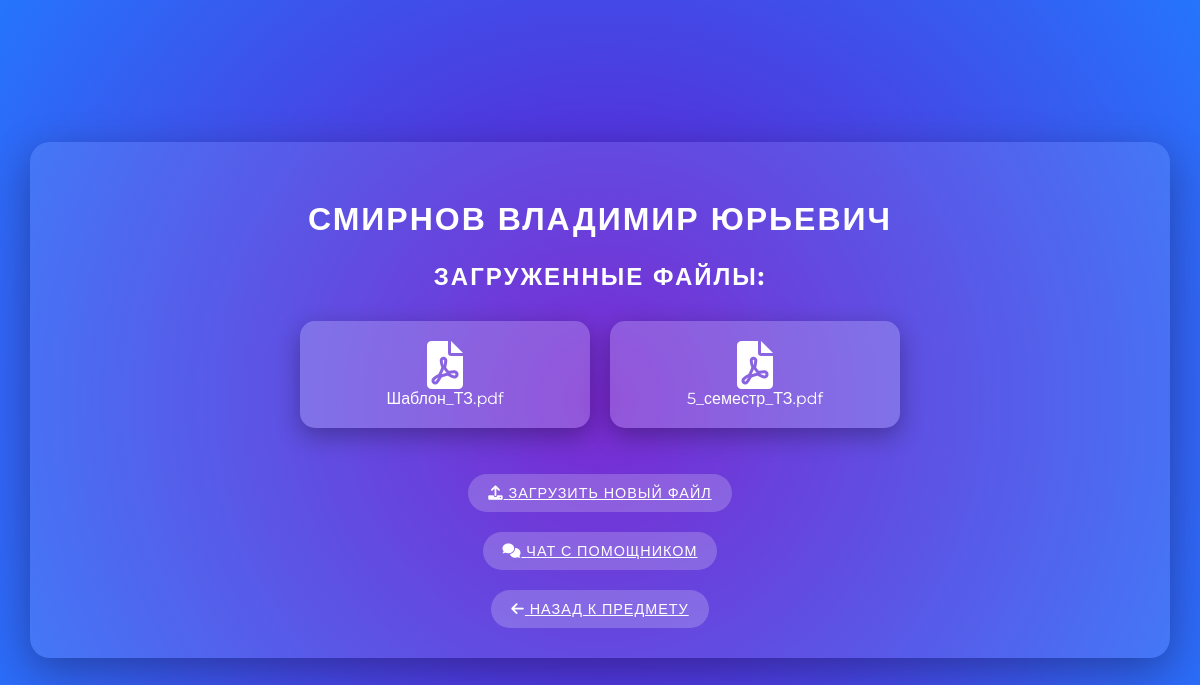
Screenshot of /teacher/1/ (signed in) with the database file from the repository.
### coursework/models.py (models this page shows, shortened)
class Teacher(models.Model):
    name = models.CharField(max_length=200)
    subject = models.ForeignKey(Subject, on_delete=models.CASCADE, related_name='teachers')
    class Meta:
        verbose_name = "Преподаватель"
        verbose_name_plural = "Преподаватели"
        ordering = ['name']

class PDFFile(models.Model):
    file = models.FileField(upload_to='pdfs/')
    uploaded_at = models.DateTimeField(auto_now_add=True)
    teacher = models.ForeignKey(Teacher, on_delete=models.CASCADE, related_name='pdf_files')
    custom_name = models.CharField(max_length=200, blank=True)
    uploaded_by = models.ForeignKey(User, on_delete=models.CASCADE, related_name='pdf_files', null=True, blank=True)
    class Meta:
        verbose_name = "PDF файл"
        verbose_name_plural = "PDF файлы"
        ordering = ['-uploaded_at']
        permissions = [
            ('can_upload_pdf', 'Разрешение на загрузку PDF файлов'),
        ]

### coursework/views.py (the view)
# urls.py: path('teacher/<int:teacher_id>/', views.teacher_detail, name='teacher_detail'),
@login_required
def teacher_detail(request, teacher_id):
    teacher = get_object_or_404(Teacher, id=teacher_id)
    pdf_files = PDFFile.objects.filter(teacher=teacher)
    return render(request, 'teacher_detail.html', {'teacher': teacher, 'pdf_files': pdf_files})

### coursework/templates/teacher_detail.html (shortened to what this page needs)
<!DOCTYPE html>
<html lang="en">
<head>
    <link rel="stylesheet" href="https://cdnjs.cloudflare.com/ajax/libs/font-awesome/6.0.0-beta3/css/all.min.css">
</head>
<body>
    <div class="container">
        <h2>{{ teacher.name }}</h2>
        <h3>Загруженные файлы:</h3>
        <ul>
            {% for file in pdf_files %}
                <li>
                    <a href="{{ file.file.url }}">
                        <i class="fas fa-file-pdf" style="font-size: 3em;"></i><br>
                        {{ file.custom_name|default:file.file.name }}
                    </a>
                </li>
            {% empty %}
                <li>Файлы отсутствуют.</li>
            {% endfor %}
        </ul>
        <a href="{% url 'upload_pdf' teacher.id %}" class="upload-link"><i class="fas fa-upload"></i> Загрузить новый файл</a>
        <br>
        <a href="{% url 'ai_chat' %}" class="chat-link"><i class="fas fa-comments"></i> Чат с помощником</a>
        <br>
        <a href="{% url 'teacher_list' teacher.subject.id %}" class="back-link"><i class="fas fa-arrow-left"></i> Назад к предмету</a>
    </div>
</body>
</html>

### coursework/templates/teacher_detail.html (style rules this page uses)
body { font-family: 'Montserrat', sans-serif; background: radial-gradient(circle at 50% 50%, #6a11cb, #2575fc); margin: 0; padding: 0; display: flex; justify-content: center; align-items: center; height: 100vh; color: #fff; }
h2, h3 { text-align: center; color: #fff; text-transform: uppercase; letter-spacing: 2px; }
h2 { font-size: 2em; margin-bottom: 20px; }
h3 { font-size: 1.5em; margin-bottom: 20px; }
ul { list-style: none; padding: 0; display: flex; flex-wrap: wrap; justify-content: center; }
li { margin: 10px; background-color: rgba(255, 255, 255, 0.2); padding: 20px; border-radius: 15px; transition: all 0.3s ease; width: 250px; box-shadow: 0 8px 25px rgba(0, 0, 0, 0.3); text-align: center; font-size: 1em; }
li a { color: inherit; text-decoration: none; display: block; white-space: nowrap; overflow: hidden; text-overflow: ellipsis; }
.container { background-color: rgba(255, 255, 255, 0.1); padding: 30px; border-radius: 20px; box-shadow: 0 12px 40px rgba(0, 0, 0, 0.3); max-width: 90%; width: 100%; text-align: center; }
.back-link, .upload-link, .chat-link { display: inline-block; margin-top: 20px; padding: 10px 20px; background-color: rgba(255, 255, 255, 0.2); border-radius: 30px; color: #fff; text-transform: uppercase; letter-spacing: 1px; transition: background-color 0.4s ease; font-size: 0.9em; }

### rows the page displays
Teacher: name "СМИРНОВ ВЛАДИМИР ЮРЬЕВИЧ"
PDFFile: custom_name "Шаблон_ТЗ.pdf"
PDFFile: custom_name "5_семестр_ТЗ.pdf"
